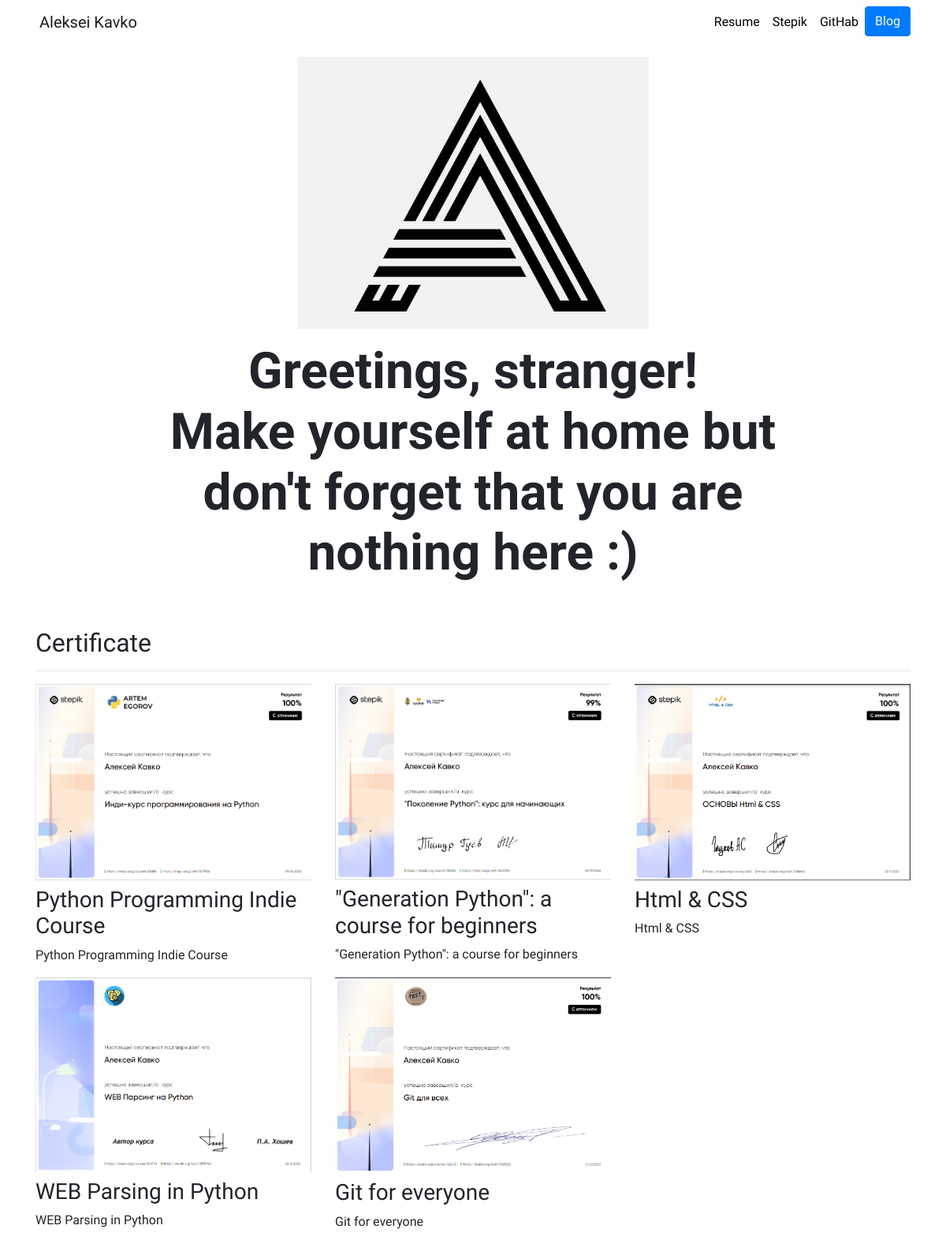
The page / on the database its author committed.
### portfolio/models.py (models this page shows, shortened)
class Project(models.Model):
    title = models.CharField(max_length=100)
    description = models.CharField(max_length=250)
    image = models.ImageField(upload_to='portfolio/images/')
    url = models.URLField(blank=True)

### portfolio/views.py (the view)
# urls.py: 2. Add a URL to urlpatterns:  path('', views.home, name='home')
def home(requests):
    projects = Project.objects.all()
    return render(requests, 'portfolio/home.html', {'projects':projects})

### portfolio/templates/portfolio/home.html
{% extends "portfolio/base.html" %}
{% load static %}
{% block content %}
<div class="row justify-content-center my-3">
  <div class="col-5">
    <img src="{% static 'portfolio/logo1.jpg' %}" class="img-fluid">
  </div>
</div>
<div class="row justify-content-center mb-3">
  <div class="col-md-9 text-center">
    <h1 id="hometext" class="font-weight-bold">Greetings, stranger! <br>Make yourself at home but don't forget that you are nothing here :)</h1>
  </div>
</div>
<h2 class="mt-5">Certificate</h2>
<hr>
<div class="row">
  {% for project in projects %}
  <div class="col-lg-4 col-md-6">
    {% if project.url %}
    <a href="{{ project.url }}">
      <img src="{{ project.image.url }}" class="img-fluid mb-2">
    </a>
    {% else %}
    <img src="{{ project.image.url }}" class="img-fluid mb-2">
    {% endif %}
    <h3>{{ project.title }}</h3>
    <p>{{ project.description }}</p>
  </div>
  {% endfor %}
</div>
{% endblock %}

### portfolio/static/portfolio/custom.css (style rules this page uses)
body { font-family: 'Josefin Sans', sans-serif; }
@media (min-width: 992px) { #hometext { font-size: 4rem; } }

### rows shown on the page
Project: image (picture), title "Python Programming Indie Course", description "Python Programming Indie Course"
Project: image (picture), title "\"Generation Python\": a course for beginners", description "\"Generation Python\": a course for beginners"
Project: image (picture), title "Html & CSS", description "Html & CSS"
Project: image (picture), title "WEB Parsing in Python", description "WEB Parsing in Python"
Project: image (picture), title "Git for everyone", description "Git for everyone"
